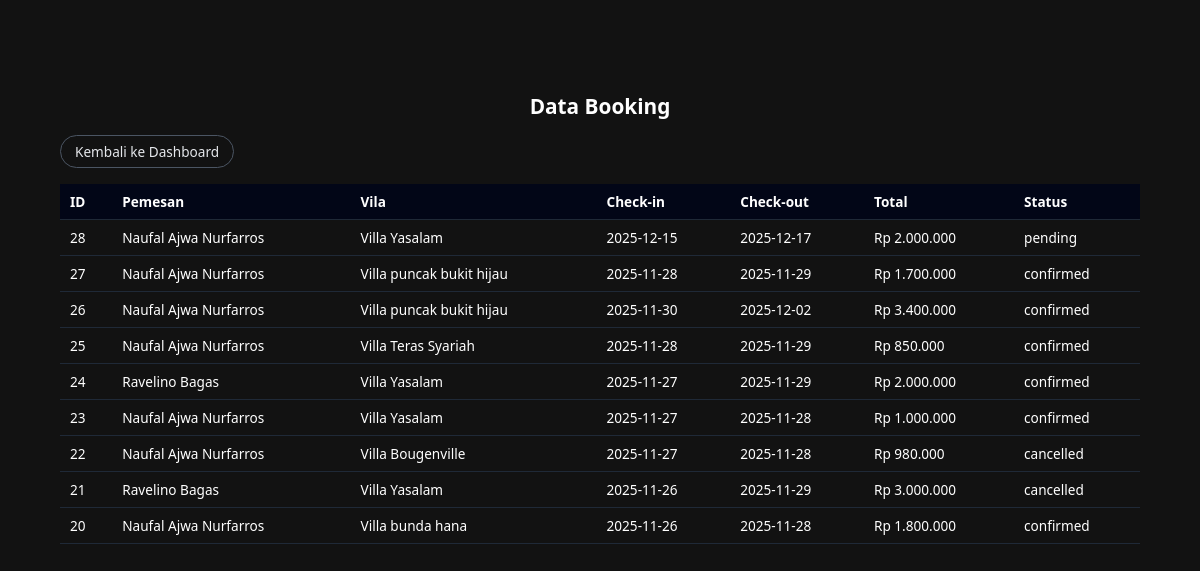
The page /admin/booking.php (signed in) on the database its author committed.
### tables this page shows
CREATE TABLE `booking` (
  `id_booking` int(11) NOT NULL,
  `id_user` int(11) NOT NULL,
  `id_vila` int(11) NOT NULL,
  `check_in` date NOT NULL,
  `check_out` date NOT NULL,
  `jumlah_tamu` int(11) NOT NULL,
  `total_harga` int(11) NOT NULL,
  `status_booking` enum('pending','confirmed','cancelled') DEFAULT 'pending',
  `created_at` datetime DEFAULT current_timestamp()
);

CREATE TABLE `users` (
  `id_user` int(11) NOT NULL,
  `nama` varchar(100) NOT NULL,
  `email` varchar(100) NOT NULL,
  `password` varchar(255) NOT NULL,
  `role` enum('user','admin') DEFAULT 'user',
  `created_at` datetime DEFAULT current_timestamp()
);

CREATE TABLE `vila` (
  `id_vila` int(11) NOT NULL,
  `nama_vila` varchar(100) NOT NULL,
  `lokasi` varchar(100) NOT NULL,
  `harga` int(11) NOT NULL,
  `deskripsi` text DEFAULT NULL,
  `fasilitas` text DEFAULT NULL,
  `rating` float DEFAULT NULL,
  `gambar` varchar(255) DEFAULT NULL,
  `latitude` decimal(20,16) DEFAULT NULL,
  `longitude` decimal(20,16) DEFAULT NULL
);

### admin/booking.php (the view, shortened to what this page needs)
<?php
require_once '../config/database.php';
$q = mysqli_query($conn,"SELECT b.*, u.nama, v.nama_vila
                        FROM booking b
                        JOIN users u ON b.id_user=u.id_user
                        JOIN vila v ON b.id_vila=v.id_vila
                        ORDER BY b.created_at DESC");
?>
<!DOCTYPE html>
<html lang="id">
<head>
<link rel="stylesheet" href="../assets/css/style.css">
</head>
<body>
<div class="main-container">
    <h2 class="section-title">Data Booking</h2>
    <table class="table">
        <tr>
            <th>ID</th><th>Pemesan</th><th>Vila</th><th>Check-in</th><th>Check-out</th><th>Total</th><th>Status</th>
        </tr>
        <p style="margin-top:20px;">
        <a href="index.php" class="btn-outline">Kembali ke Dashboard</a>
    </p>
    <br>
        <?php while($b = mysqli_fetch_assoc($q)): ?>
        <tr>
            <td><?php echo $b['id_booking']; ?></td>
            <td><?php echo htmlspecialchars($b['nama']); ?></td>
            <td><?php echo htmlspecialchars($b['nama_vila']); ?></td>
            <td><?php echo $b['check_in']; ?></td>
            <td><?php echo $b['check_out']; ?></td>
            <td>Rp <?php echo number_format($b['total_harga'],0,',','.'); ?></td>
            <td><?php echo $b['status_booking']; ?></td>
        </tr>
        <?php endwhile; ?>
    </table>
</div>
</body>
</html>

### assets/css/style.css (style rules this page uses)
* { box-sizing: border-box; margin: 0; padding: 0; font-family: system-ui, -apple-system, BlinkMacSystemFont, "Segoe UI", sans-serif; }
html, body { height: 100%; margin: 0; }
body { margin: 0; padding: 0; background: #121212; color: white; display: flex; flex-direction: column; padding-top: 0px; }
.btn-primary, .btn-outline { border-radius: 999px; padding: 6px 14px; font-size: 0.85rem; border: 1px solid transparent; }
.btn-outline { border-color: #4b5563; color: #e5e7eb !important; text-decoration: none; }
.main-container { width: 100%; padding: 60px; }
.section-title { margin-top: 32px; margin-bottom: 12px; font-size: 1.3rem; font-weight: 600; text-align: center; }
.table { width: 100%; border-collapse: collapse; font-size: 0.85rem; }
.table th, .table td { padding: 8px 10px; border-bottom: 1px solid #1f2937; }
.table th { text-align: left; background: #020617; }

### rows shown on the page
booking: id_booking "28", id_user.nama "Naufal Ajwa Nurfarros", id_vila.nama_vila "Villa Yasalam", check_in "2025-12-15", check_out "2025-12-17", total_harga "2.000.000", status_booking "pending"
booking: id_booking "27", id_user.nama "Naufal Ajwa Nurfarros", id_vila.nama_vila "Villa puncak bukit hijau", check_in "2025-11-28", check_out "2025-11-29", total_harga "1.700.000", status_booking "confirmed"
booking: id_booking "26", id_user.nama "Naufal Ajwa Nurfarros", id_vila.nama_vila "Villa puncak bukit hijau", check_in "2025-11-30", check_out "2025-12-02", total_harga "3.400.000", status_booking "confirmed"
booking: id_booking "25", id_user.nama "Naufal Ajwa Nurfarros", id_vila.nama_vila "Villa Teras Syariah", check_in "2025-11-28", check_out "2025-11-29", total_harga "850.000", status_booking "confirmed"
booking: id_booking "24", id_user.nama "Ravelino Bagas", id_vila.nama_vila "Villa Yasalam", check_in "2025-11-27", check_out "2025-11-29", total_harga "2.000.000", status_booking "confirmed"
booking: id_booking "23", id_user.nama "Naufal Ajwa Nurfarros", id_vila.nama_vila "Villa Yasalam", check_in "2025-11-27", check_out "2025-11-28", total_harga "1.000.000", status_booking "confirmed"
booking: id_booking "22", id_user.nama "Naufal Ajwa Nurfarros", id_vila.nama_vila "Villa Bougenville", check_in "2025-11-27", check_out "2025-11-28", total_harga "980.000", status_booking "cancelled"
booking: id_booking "21", id_user.nama "Ravelino Bagas", id_vila.nama_vila "Villa Yasalam", check_in "2025-11-26", check_out "2025-11-29", total_harga "3.000.000", status_booking "cancelled"
booking: id_booking "20", id_user.nama "Naufal Ajwa Nurfarros", id_vila.nama_vila "Villa bunda hana", check_in "2025-11-26", check_out "2025-11-28", total_harga "1.800.000", status_booking "confirmed"
